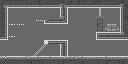

The image is a tile-based game level rendered from a .tmx file. Its description and source (layers, tilesets, objects; grid data summarised) follow:
An orthogonal 32x16 tile map with 4x4 px tiles, 7 tile layers (background, background, front layer, background, ...), 2 tilesets, 1 image layer and 43 objects (9x jumpable, 8x door, 7x button, 4x trigger, 3x player).

<map version="1.4" tiledversion="1.4.2" orientation="orthogonal" renderorder="right-down" width="32" height="16" tilewidth="4" tileheight="4" infinite="0" nextlayerid="28" nextobjectid="102">
 <editorsettings>
  <export target="seventh_level.lua" format="lua" />
 </editorsettings>
 <tileset firstgid="1" source="../graphics/placeholder_tileset.tsx" />
 <tileset firstgid="65" source="../graphics/city_tileset.tsx" />
 <imagelayer id="6" name="grid">
  <image source="../images/64grid.png" width="1024" height="1024" />
 </imagelayer>
 <layer id="7" name="background" width="32" height="16">
  <data>[512 cells, 512 non-empty, 1 distinct tile ids]</data>
 </layer>
 <group id="5" name="r">
  <layer id="1" name="background" width="32" height="16">
   <data>[512 cells, 204 non-empty, 24 distinct tile ids]</data>
  </layer>
  <layer id="2" name="front layer" width="32" height="16">
   <data>[512 cells, 36 non-empty, 22 distinct tile ids]</data>
  </layer>
  <objectgroup id="3" name="objects">
   <object id="1" type="door" x="1" y="40" width="8" height="16" />
   <object id="39" type="player" x="121" y="44">
    <point />
   </object>
   <object id="41" type="trigger" x="0" y="40" width="1" height="16">
    <properties>
     <property name="target" value="eigth_level" />
     <property name="type" value="exit" />
    </properties>
   </object>
   <object id="43" type="door" x="96" y="40" width="6" height="16" />
   <object id="45" type="door" x="44" y="24" width="6" height="16" />
   <object id="46" type="button" x="48" y="48" width="8" height="8">
    <properties>
     <property name="link_" type="object" value="69" />
     <property name="link_1" type="object" value="1" />
    </properties>
   </object>
   <object id="94" type="door" x="62" y="24" width="6" height="16">
    <properties>
     <property name="open" type="bool" value="true" />
    </properties>
   </object>
   <object id="95" type="button" x="52" y="32" width="8" height="8">
    <properties>
     <property name="group" value="group2" />
     <property name="link_r" type="object" value="94" />
    </properties>
   </object>
  </objectgroup>
  <objectgroup id="4" name="solid">
   <object id="26" x="0" y="40">
    <polygon points="0,0 0,-40 128,-40 128,0 96,0 96,-8 120,-8 120,-32 68,-32 68,-16 44,-16 44,-20 60,-20 60,-32 8,-32 8,0" />
   </object>
   <object id="27" x="0" y="56">
    <polygon points="0,0 60,0 60,-12 44,-12 44,-16 60,-16 68,-16 68,0 128,0 128,8 0,8" />
   </object>
   <object id="49" type="jumpable" x="8" y="24" width="16" height="4" />
   <object id="50" type="jumpable" x="8" y="36" width="8" height="4" />
   <object id="51" type="jumpable" x="36" y="20" width="8" height="4" />
   <object id="99" x="127" y="32" width="1" height="32" />
   <object id="101" x="0" y="32" width="1" height="32" />
  </objectgroup>
 </group>
 <group id="23" name="b">
  <layer id="24" name="background" width="32" height="16">
   <data>[512 cells, 204 non-empty, 25 distinct tile ids]</data>
  </layer>
  <layer id="25" name="front layer" width="32" height="16">
   <data>[512 cells, 36 non-empty, 22 distinct tile ids]</data>
  </layer>
  <objectgroup id="26" name="objects">
   <object id="69" type="door" x="1" y="40" width="8" height="16" />
   <object id="70" type="player" x="121" y="44">
    <point />
   </object>
   <object id="71" type="trigger" x="1" y="40" width="1" height="16">
    <properties>
     <property name="target" value="eigth_level" />
     <property name="type" value="exit" />
    </properties>
   </object>
   <object id="75" type="door" x="44" y="24" width="6" height="16" />
   <object id="77" type="button" x="48" y="12" width="8" height="8">
    <properties>
     <property name="link_r" type="object" value="45" />
    </properties>
   </object>
   <object id="92" type="door" x="62" y="24" width="6" height="16">
    <properties>
     <property name="open" type="bool" value="true" />
    </properties>
   </object>
   <object id="93" type="button" x="52" y="32" width="8" height="8">
    <properties>
     <property name="group" value="group2" />
     <property name="link_r" type="object" value="92" />
    </properties>
   </object>
  </objectgroup>
  <objectgroup id="27" name="solid">
   <object id="79" x="0" y="40">
    <polygon points="0,0 0,-40 128,-40 128,0 96,0 96,-8 120,-8 120,-32 68,-32 68,-16 44,-16 44,-20 60,-20 60,-32 8,-32 8,0" />
   </object>
   <object id="80" x="0" y="56">
    <polygon points="0,0 60,0 60,-12 44,-12 44,-16 60,-16 68,-16 68,0 128,0 128,8 0,8" />
   </object>
   <object id="83" type="jumpable" x="8" y="24" width="16" height="4" />
   <object id="84" type="jumpable" x="8" y="36" width="8" height="4" />
   <object id="85" type="jumpable" x="36" y="20" width="8" height="4" />
   <object id="98" x="127" y="32" width="1" height="32" />
   <object id="100" x="0" y="32" width="1" height="32" />
  </objectgroup>
 </group>
 <group id="18" name="g">
  <layer id="19" name="background" width="32" height="16">
   <data>[512 cells, 204 non-empty, 26 distinct tile ids]</data>
  </layer>
  <layer id="20" name="front layer" width="32" height="16">
   <data>[512 cells, 36 non-empty, 22 distinct tile ids]</data>
  </layer>
  <objectgroup id="21" name="objects">
   <object id="53" type="player" x="121" y="44">
    <point />
   </object>
   <object id="55" type="button" x="104" y="24" width="8" height="8">
    <properties>
     <property name="link_r" type="object" value="43" />
    </properties>
   </object>
   <object id="61" type="button" x="8" y="16" width="8" height="8">
    <properties>
     <property name="link_r" type="object" value="75" />
    </properties>
   </object>
   <object id="89" type="door" x="62" y="24" width="6" height="16">
    <properties>
     <property name="open" type="bool" value="true" />
    </properties>
   </object>
   <object id="90" type="button" x="52" y="32" width="8" height="8">
    <properties>
     <property name="group" value="group2" />
     <property name="link_r" type="object" value="89" />
    </properties>
   </object>
   <object id="96" type="trigger" x="71" y="19" width="1" height="37">
    <properties>
     <property name="need_sync" type="bool" value="false" />
     <property name="target" value="5" />
     <property name="type" value="dialog" />
    </properties>
   </object>
   <object id="97" type="trigger" x="33" y="19" width="1" height="37">
    <properties>
     <property name="need_sync" type="bool" value="false" />
     <property name="target" value="6" />
     <property name="type" value="dialog" />
    </properties>
   </object>
  </objectgroup>
  <objectgroup id="22" name="solid">
   <object id="62" x="0" y="40">
    <polygon points="0,0 0,-40 128,-40 128,0 96,0 96,-8 120,-8 120,-32 68,-32 68,-16 44,-16 44,-20 60,-20 60,-32 8,-32 8,0" />
   </object>
   <object id="63" x="0" y="56">
    <polygon points="0,0 60,0 60,-12 44,-12 44,-16 60,-16 68,-16 68,0 128,0 128,8 0,8" />
   </object>
   <object id="64" x="127" y="32" width="1" height="32" />
   <object id="65" x="0" y="32" width="1" height="32" />
   <object id="66" type="jumpable" x="8" y="24" width="16" height="4" />
   <object id="67" type="jumpable" x="8" y="36" width="8" height="4" />
   <object id="68" type="jumpable" x="36" y="20" width="8" height="4" />
  </objectgroup>
 </group>
</map>
